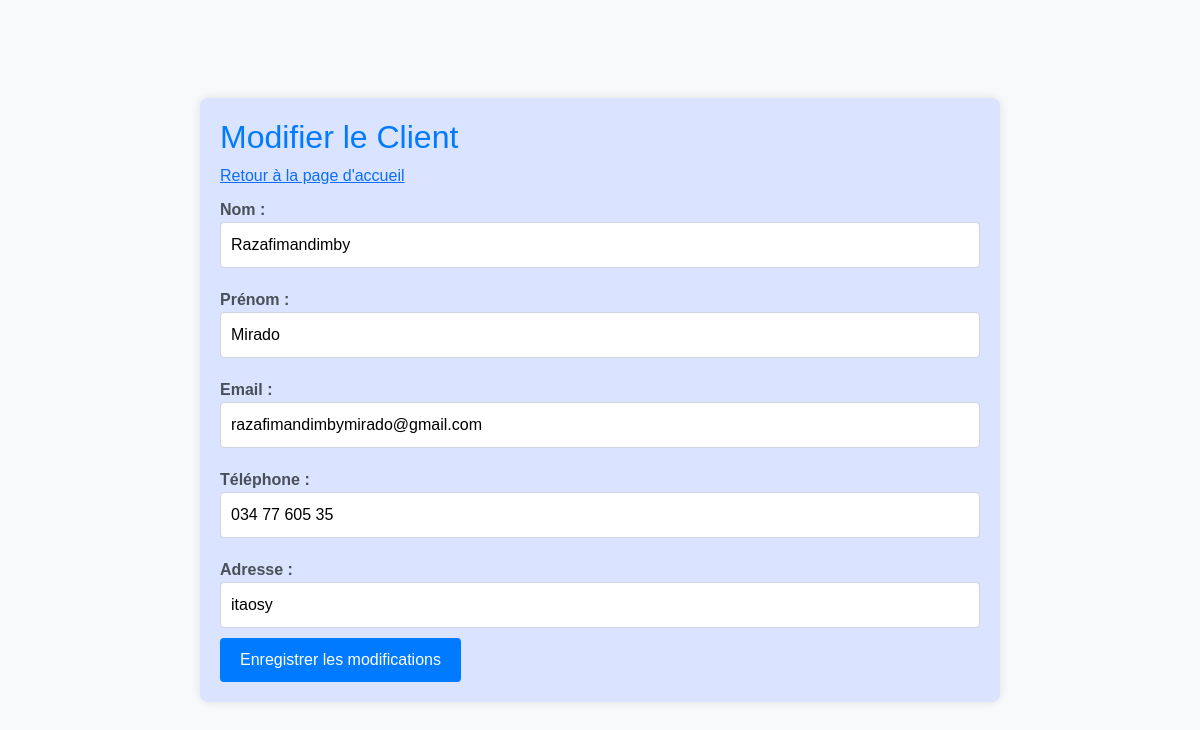
Screenshot of /Location-de-voiture/Client/modify_client.php?id=11 (signed in) with the database file from the repository.
### tables this page shows
CREATE TABLE IF NOT EXISTS `client` (
  `ID_client` int NOT NULL AUTO_INCREMENT,
  `nom` varchar(40) DEFAULT NULL,
  `prenom` varchar(35) DEFAULT NULL,
  `email` varchar(50) DEFAULT NULL,
  `telephone` varchar(15) DEFAULT NULL,
  `adresse` varchar(30) DEFAULT NULL,
  PRIMARY KEY (`ID_client`)
);

### Location-de-voiture/Client/modify_client.php (the view, shortened to what this page needs)
<?php
require_once '../database.php';
if (isset($_GET["id"])) {
    $id = $_GET["id"];
    $sql_select = "SELECT * FROM client WHERE Id_client = :id";
    if ($stmt_select = $conn->prepare($sql_select)) {
        $stmt_select->bindParam(":id", $id, PDO::PARAM_INT);
        if ($stmt_select->execute()) {
            $client = $stmt_select->fetch(PDO::FETCH_ASSOC);
        } else {
            echo "Erreur lors de la récupération des informations du client.";
            exit;
        }
    }
} else {
    echo "ID du client non spécifié.";
    exit;
}
?>
<!DOCTYPE html>
<html lang="en">
<head>
    <link rel="stylesheet" href="bootstrap.css">
    <link rel="stylesheet" href="modify_client.css">
</head>
<body>
    <div class="container">
        <h2>Modifier le Client</h2>
        <a href="../index.php">Retour à la page d'accueil</a>
        <form method="post" action="">
            <label for="nom">Nom :</label>
            <input type="text" id="nom" name="nom" value="<?= $client['nom'] ?>" required>
            <label for="prenom">Prénom :</label>
            <input type="text" id="prenom" name="prenom" value="<?= $client['prenom'] ?>" required>
            <label for="email">Email :</label>
            <input type="email" id="email" name="email" value="<?= $client['email'] ?>" required>
            <label for="telephone">Téléphone :</label>
            <input type="tel" id="telephone" name="telephone" value="<?= $client['telephone'] ?>" required>
            <label for="adresse">Adresse :</label>
            <input type="text" id="adresse" name="adresse" value="<?= $client['adresse'] ?>" required>
            <button type="submit" class="btn btn-primary">Enregistrer les modifications</button>
        </form>
    </div>
</body>
</html>

### Location-de-voiture/Client/modify_client.css (style rules this page uses)
body { font-family: Arial, sans-serif; background-color: #f8f9fa; margin: 0; display: flex; align-items: center; justify-content: center; height: 100vh; }
.container { max-width: 800px; margin: 50px auto; background-color: #dae3ff; padding: 20px; border-radius: 8px; box-shadow: 0 0 10px rgba(0, 0, 0, 0.1); }
h2 { color: #007bff; }
label { display: block; font-weight: bold; color: #495057; margin-top: 10px; }
input[type="text"] { width: 100%; padding: 10px; margin-bottom: 10px; border: 1px solid #ced4da; border-radius: 4px; box-sizing: border-box; }
input[type="email"], input[type="tel"] { width: 100%; padding: 10px; margin-bottom: 10px; border: 1px solid #ced4da; border-radius: 4px; box-sizing: border-box; }
.btn-primary { background-color: #007bff; color: #fff; padding: 10px 20px; border: none; border-radius: 4px; cursor: pointer; }

### rows the page displays
client: nom "Razafimandimby", prenom "Mirado", email "razafimandimbymirado@gmail.com", telephone "034 77 605 35", adresse "itaosy"
